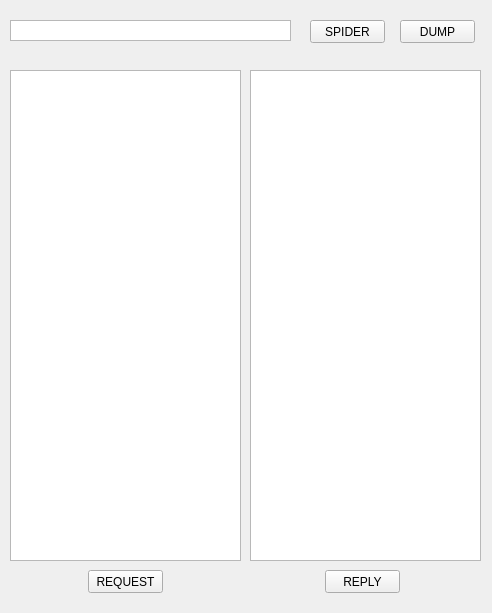
<?xml version="1.0" encoding="UTF-8"?>
<ui version="4.0">
 <class>Proxy</class>
 <widget class="QMainWindow" name="Proxy">
  <property name="geometry">
   <rect>
    <x>0</x>
    <y>0</y>
    <width>492</width>
    <height>613</height>
   </rect>
  </property>
  <property name="sizePolicy">
   <sizepolicy hsizetype="Fixed" vsizetype="Fixed">
    <horstretch>0</horstretch>
    <verstretch>0</verstretch>
   </sizepolicy>
  </property>
  <property name="cursor">
   <cursorShape>ArrowCursor</cursorShape>
  </property>
  <property name="windowTitle">
   <string>Proxy</string>
  </property>
  <widget class="QWidget" name="centralWidget">
   <widget class="QStackedWidget" name="stackedWidget">
    <property name="geometry">
     <rect>
      <x>0</x>
      <y>0</y>
      <width>491</width>
      <height>611</height>
     </rect>
    </property>
    <widget class="QWidget" name="page">
     <widget class="QPushButton" name="spider">
      <property name="geometry">
       <rect>
        <x>310</x>
        <y>20</y>
        <width>75</width>
        <height>23</height>
       </rect>
      </property>
      <property name="text">
       <string>SPIDER</string>
      </property>
     </widget>
     <widget class="QPushButton" name="dump">
      <property name="geometry">
       <rect>
        <x>400</x>
        <y>20</y>
        <width>75</width>
        <height>23</height>
       </rect>
      </property>
      <property name="text">
       <string>DUMP</string>
      </property>
     </widget>
     <widget class="QPushButton" name="send_request">
      <property name="geometry">
       <rect>
        <x>88</x>
        <y>570</y>
        <width>75</width>
        <height>23</height>
       </rect>
      </property>
      <property name="text">
       <string>REQUEST</string>
      </property>
     </widget>
     <widget class="QPushButton" name="send_reply">
      <property name="geometry">
       <rect>
        <x>325</x>
        <y>570</y>
        <width>75</width>
        <height>23</height>
       </rect>
      </property>
      <property name="text">
       <string>REPLY</string>
      </property>
     </widget>
     
     <widget class="QTextEdit" name="url">
      <property name="geometry">
       <rect>
        <x>10</x>
        <y>20</y>
        <width>281</width>
        <height>21</height>
       </rect>
      </property>
      <property name="verticalScrollBarPolicy">
       <enum>Qt::ScrollBarAlwaysOff</enum>
      </property>
     </widget>
     <widget class="QTextEdit" name="request">
      <property name="geometry">
       <rect>
        <x>10</x>
        <y>70</y>
        <width>231</width>
        <height>491</height>
       </rect>
      </property>
     </widget>
     <widget class="QTextEdit" name="reply">
      <property name="geometry">
       <rect>
        <x>250</x>
        <y>70</y>
        <width>231</width>
        <height>491</height>
       </rect>
      </property>
     </widget>
    </widget>
    <widget class="QWidget" name="page_2">
     <widget class="QTreeView" name="tree">
      <property name="geometry">
       <rect>
        <x>10</x>
        <y>60</y>
        <width>471</width>
        <height>501</height>
       </rect>
      </property>
     </widget>
     <widget class="QPushButton" name="back_init_1">
      <property name="geometry">
       <rect>
        <x>320</x>
        <y>580</y>
        <width>75</width>
        <height>23</height>
       </rect>
      </property>
      <property name="text">
       <string>BACK</string>
      </property>
     </widget>
     <widget class="QPushButton" name="dump_2">
      <property name="geometry">
       <rect>
        <x>410</x>
        <y>580</y>
        <width>75</width>
        <height>23</height>
       </rect>
      </property>
      <property name="text">
       <string>DUMP</string>
      </property>
     </widget>
     <widget class="QLabel" name="spider_label">
      <property name="geometry">
       <rect>
        <x>10</x>
        <y>9</y>
        <width>391</width>
        <height>41</height>
       </rect>
      </property>
      <property name="font">
       <font>
        <pointsize>17</pointsize>
        <weight>75</weight>
        <bold>true</bold>
       </font>
      </property>
      <property name="text">
       <string>SPIDER</string>
      </property>
     </widget>
    </widget>
    <widget class="QWidget" name="page_3">
     <widget class="QPushButton" name="back_init_2">
      <property name="geometry">
       <rect>
        <x>400</x>
        <y>581</y>
        <width>75</width>
        <height>23</height>
       </rect>
      </property>
      <property name="text">
       <string>BACK</string>
      </property>
     </widget>
     <widget class="QTreeView" name="tree_2">
      <property name="geometry">
       <rect>
        <x>10</x>
        <y>61</y>
        <width>471</width>
        <height>501</height>
       </rect>
      </property>
     </widget>
     <widget class="QLabel" name="dump_label_2">
      <property name="geometry">
       <rect>
        <x>10</x>
        <y>10</y>
        <width>391</width>
        <height>41</height>
       </rect>
      </property>
      <property name="font">
       <font>
        <pointsize>17</pointsize>
        <weight>75</weight>
        <bold>true</bold>
       </font>
      </property>
      <property name="text">
       <string>DUMP</string>
      </property>
     </widget>
    </widget>
   </widget>
  </widget>
 </widget>
 <layoutdefault spacing="6" margin="11"/>
 <resources/>
 <connections/>
</ui>
